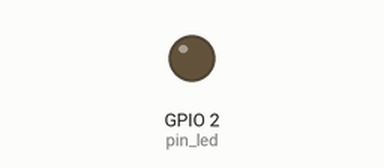
A sketch run on a simulated ESP8266 (NodeMCU). Shown: output pins drawn as LEDs (lit = HIGH). WiFi joins after 1.5 s; servers stay silent unless stated; uploads are accepted with an empty reply; EEPROM starts erased; what the sketch prints to the serial monitor is not drawn.

Above: at 6.5 s.
At 8.6 s:
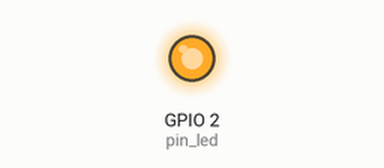
Timing chart, 0 to 11.0 s (numbered marks = the images above):
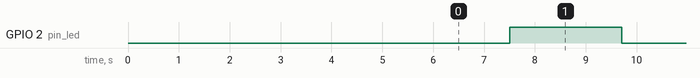

The sketch:

LAB1.2.ino
```cpp
/*------------------------------------------------------------#
*
*
*
*
#------------------------------------------------------------*/
// EEPROM (save default config Device ID)
#include <Arduino.h>
#include <EEPROM.h>

#include <ESP8266WiFi.h>
#include <ESP8266WiFiMulti.h>

#include <ESP8266HTTPClient.h>
#include <ESP8266httpUpdate.h>

#include <ESPAsyncTCP.h>
#include <ESPAsyncWebServer.h>

#include <Arduino_JSON.h>
#include <AsyncElegantOTA.h>

#include "LittleFS.h"

#include "secrets.h"

#define USE_SERIAL Serial

// hardware Config
bool ledState = 0;
const int pin_led = 2;

// Firmware Version
const char* fwVersion = "1.0.0";
// Firmware Location
const char* fwUrlBase = "http://127.0.0.1/ESP8266UFW/";

// EEPROM Config
int devid_address = 0;
int devid_value = 10;

// Loaded from secrets.h
const char ssid[] = SECRET_SSID;
const char pass[] = SECRET_PASS;

ESP8266WiFiMulti WiFiMulti;

void setup() {
    Serial.begin(115200);
    EEPROM.begin(512);

    delay(1000);
    Serial.println("");

    // Cut Connecting
    WiFi.disconnect();
    delay(500);

    Serial.println("Start Connect to Internet");
    conn();

    String david = EEPROM_read(devid_address, devid_value);
    // Show Device ID in Serial port
    if (!david == 0){
      Serial.print(david);
    } else {
      Serial.print("No!! Device ID");
    }
    Serial.println("");

    // Check Firmware Update
    checkForUpdates();
    delay(2000);
}

void loop() {
    Serial.println("in loop"); // for debug

    pinMode(pin_led, OUTPUT);
    digitalWrite(pin_led, LOW);
    delay(2000);
    digitalWrite(pin_led, HIGH);
    delay(2000);

    if (WiFi.status() != WL_CONNECTED) {
        Serial.println("Can't Connected to WiFi"); // for debug
        conn();
    } else {
        Serial.println("Wifi Connected"); // for debug
        WiFiClient client;
        HTTPClient http;
        String david = EEPROM_read(devid_address, devid_value);
        String url = "http://127.0.0.1/ESP8266UFW/add.php?did="+String(david);
        Serial.println(url); // for debug
        // Sent url
        http.begin(client, url);
        http.addHeader("Content-Type", "application/json");

        Serial.print("[HTTP] POST...\n"); // for debug

        // start connection and send HTTP header and body
        int httpCode = http.POST("{\"hello\":\"world\"}"); // for debug

        // httpCode will be negative on error
        if (httpCode > 0) {

            // HTTP header has been send and Server response header has been handled
            Serial.printf("[HTTP] POST... code: %d\n", httpCode);

            // file found at server
            if (httpCode == HTTP_CODE_OK) {
              const String& payload = http.getString();
              Serial.println("received payload:\n<<");
              Serial.println(payload);
              Serial.println(">>");
            }
        } else {
            Serial.printf("[HTTP] POST... failed, error: %s\n", http.errorToString(httpCode).c_str());
        }
        http.end();
    }
}

// Function Zone
void conn(){
    WiFi.begin(ssid, pass);
    WiFi.mode(WIFI_STA);
    while (WiFi.status() != WL_CONNECTED)
    {
        Serial.print(".");
        delay(1000);
    }
    // Show IP Connected in Serial port
    Serial.println(""); // for debug
    Serial.println(WiFi.localIP()); // for debug
}

// Function EEPROM_read use Device ID
String EEPROM_read(int index, int length) {
    String text = "";
    char ch = 1;

    for (int i = index; (i < (index + length)) && ch; ++i) {
        if (ch = EEPROM.read(i)) {
            text.concat(ch);
        }
    }
    return text;
}

// Function Check Update Firmware Version
void checkForUpdates() {
    String mac = WiFi.macAddress();
    String fwURL = String( fwUrlBase );
    fwURL.concat( mac );
    String fwVersionURL = fwURL;
    fwVersionURL.concat( ".version" );

    Serial.print( "MAC address : " );
    Serial.println( mac );
    Serial.print( "Firmware version URL : " );
    Serial.println( fwVersionURL );
}
```

secrets.h
```cpp
// Insert your WiFi secrets here:
#define SECRET_SSID "domnick-WiFi" // Your network SSID (name)
#define SECRET_PASS "domnickhunterrl" // Your network password
```

Measured:
- by itself, GPIO 2 (pin_led): alternates HIGH for 2.2 s and LOW for 2.0 s
